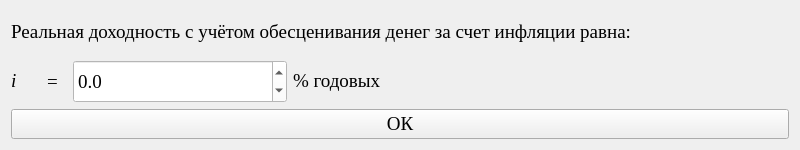
<?xml version="1.0" encoding="UTF-8"?>
<ui version="4.0">
 <class>Form</class>
 <widget class="QWidget" name="Form">
  <property name="geometry">
   <rect>
    <x>0</x>
    <y>0</y>
    <width>800</width>
    <height>150</height>
   </rect>
  </property>
  <property name="minimumSize">
   <size>
    <width>800</width>
    <height>150</height>
   </size>
  </property>
  <property name="maximumSize">
   <size>
    <width>800</width>
    <height>150</height>
   </size>
  </property>
  <property name="windowTitle">
   <string>Вывод:</string>
  </property>
  <property name="styleSheet">
   <string notr="true"/>
  </property>
  <layout class="QGridLayout" name="gridLayout_3">
   <item row="0" column="0">
    <layout class="QGridLayout" name="gridLayout_2">
     <item row="0" column="0">
      <widget class="QLabel" name="label_39">
       <property name="minimumSize">
        <size>
         <width>300</width>
         <height>0</height>
        </size>
       </property>
       <property name="maximumSize">
        <size>
         <width>16777215</width>
         <height>16777215</height>
        </size>
       </property>
       <property name="font">
        <font>
         <family>Times New Roman</family>
         <pointsize>14</pointsize>
        </font>
       </property>
       <property name="text">
        <string>&lt;html&gt;&lt;head/&gt;&lt;body&gt;&lt;p&gt;Реальная доходность с учётом обесценивания денег за счет инфляции равна:&lt;/p&gt;&lt;/body&gt;&lt;/html&gt;</string>
       </property>
      </widget>
     </item>
     <item row="1" column="0">
      <layout class="QGridLayout" name="gridLayout">
       <item row="0" column="0">
        <layout class="QGridLayout" name="gridLayout_18" columnstretch="0,0,0,1">
         <item row="0" column="2">
          <widget class="QDoubleSpinBox" name="doubleSpinBox_10">
           <property name="enabled">
            <bool>false</bool>
           </property>
           <property name="minimumSize">
            <size>
             <width>214</width>
             <height>25</height>
            </size>
           </property>
           <property name="maximumSize">
            <size>
             <width>16777215</width>
             <height>220</height>
            </size>
           </property>
           <property name="font">
            <font>
             <family>Times New Roman</family>
             <pointsize>14</pointsize>
            </font>
           </property>
           <property name="styleSheet">
            <string notr="true">color: black; background-color: white;</string>
           </property>
           <property name="decimals">
            <number>1</number>
           </property>
           <property name="minimum">
            <double>-999999999.000000000000000</double>
           </property>
           <property name="maximum">
            <double>999999999.000000000000000</double>
           </property>
           <property name="singleStep">
            <double>0.001000000000000</double>
           </property>
           <property name="value">
            <double>0.000000000000000</double>
           </property>
          </widget>
         </item>
         <item row="0" column="3">
          <widget class="QLabel" name="label_40">
           <property name="minimumSize">
            <size>
             <width>60</width>
             <height>0</height>
            </size>
           </property>
           <property name="maximumSize">
            <size>
             <width>16777215</width>
             <height>16777215</height>
            </size>
           </property>
           <property name="font">
            <font>
             <family>Times New Roman</family>
             <pointsize>14</pointsize>
            </font>
           </property>
           <property name="text">
            <string>&lt;html&gt;&lt;head/&gt;&lt;body&gt;&lt;p&gt;&lt;span style=&quot; font-size:14pt;&quot;&gt;% годовых&lt;/span&gt;&lt;/p&gt;&lt;/body&gt;&lt;/html&gt;</string>
           </property>
          </widget>
         </item>
         <item row="0" column="0">
          <widget class="QLabel" name="label_41">
           <property name="minimumSize">
            <size>
             <width>30</width>
             <height>0</height>
            </size>
           </property>
           <property name="maximumSize">
            <size>
             <width>16777215</width>
             <height>16777215</height>
            </size>
           </property>
           <property name="font">
            <font>
             <family>Times New Roman</family>
             <pointsize>14</pointsize>
             <italic>true</italic>
            </font>
           </property>
           <property name="text">
            <string>&lt;html&gt;&lt;head/&gt;&lt;body&gt;&lt;p&gt;i&lt;/p&gt;&lt;/body&gt;&lt;/html&gt;</string>
           </property>
          </widget>
         </item>
         <item row="0" column="1">
          <widget class="QLabel" name="label_38">
           <property name="minimumSize">
            <size>
             <width>20</width>
             <height>0</height>
            </size>
           </property>
           <property name="maximumSize">
            <size>
             <width>16777215</width>
             <height>16777215</height>
            </size>
           </property>
           <property name="font">
            <font>
             <family>Times New Roman</family>
             <pointsize>14</pointsize>
            </font>
           </property>
           <property name="text">
            <string>=</string>
           </property>
          </widget>
         </item>
        </layout>
       </item>
      </layout>
     </item>
    </layout>
   </item>
   <item row="1" column="0">
    <widget class="QPushButton" name="pushButton">
     <property name="maximumSize">
      <size>
       <width>16777215</width>
       <height>16777215</height>
      </size>
     </property>
     <property name="font">
      <font>
       <family>Times New Roman</family>
       <pointsize>14</pointsize>
      </font>
     </property>
     <property name="styleSheet">
      <string notr="true"/>
     </property>
     <property name="text">
      <string>ОК</string>
     </property>
    </widget>
   </item>
  </layout>
 </widget>
 <resources/>
 <connections/>
</ui>
